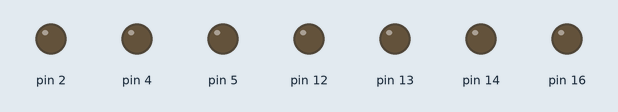
A sketch run on a simulated Arduino Uno, built with avr-gcc and run on an emulated ATmega328P. On the bench: output pins drawn as LEDs (lit = HIGH). What the sketch prints to the serial monitor is not drawn.

Above: at 0.05 s.
At 1.6 s:
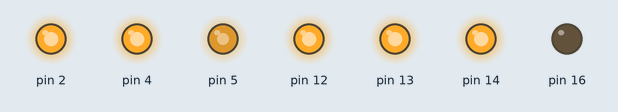
At 3.2 s:
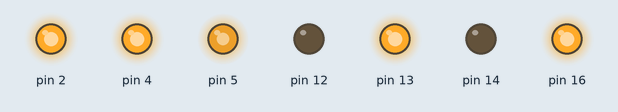
At 6.3 s:
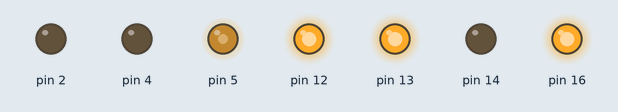
At 9.4 s:
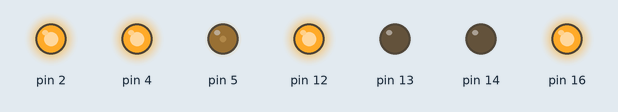
At 12.55 s:
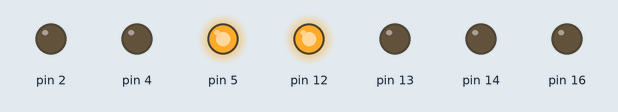
Timing chart, 0 to 16.3 s (numbered marks = the images above):
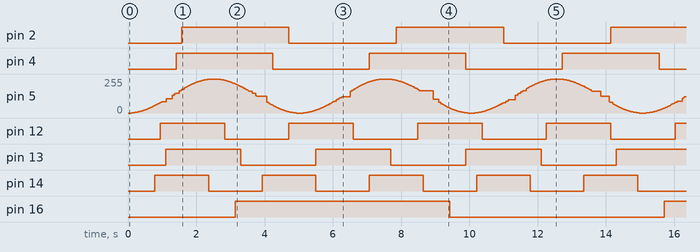

Measured:
- by itself, pin 2: alternates HIGH for 3.1 s and LOW for 3.1 s
- by itself, pin 4: alternates HIGH for 2.8 s and LOW for 2.8 s
- by itself, pin 12: alternates HIGH for 1.9 s and LOW for 1.9 s
- by itself, pin 13: alternates HIGH for 2.2 s and LOW for 2.2 s
- by itself, pin 14: alternates HIGH for 1.6 s and LOW for 1.6 s
- by itself, pin 16: alternates HIGH for 6.3 s and LOW for 6.3 s

The sketch:

walizka_morze.ino
```cpp
//#include <ESP8266WiFi.h>
//#include <ESPAsyncE131.h>
//#include <E131.h>
//const char ssid[] = "Maszt5G";         /* Replace with your SSID */
//const char passphrase[] = "Genowefa42";   /* Replace with your WPA2 passphrase */

//E131 e131;
unsigned long currentMillis;
float m;
float tempo = 1;
float o1, o2, o3, o4, o5, o6, o7;

void setup() {

  pinMode(2, OUTPUT);
  pinMode(4, OUTPUT);
  pinMode(5, OUTPUT);
  pinMode(13, OUTPUT);
  pinMode(12, OUTPUT);
  pinMode(14, OUTPUT);
  pinMode(16, OUTPUT);
  pinMode(13, OUTPUT);

  Serial.begin(115200);
  delay(10);

  /* Choose one to begin listening for E1.31 data */
  //e131.begin(ssid, passphrase);               /* via Unicast on the default port */
  //e131.beginMulticast(ssid, passphrase, 1); /* via Multicast for Universe 1 */
}

void loop() {

  currentMillis = millis();
  m = currentMillis;
  o1 = -128*cos(m/1000)+128;
  o2 = -128*cos(m/900)+128;
  o3 = -128*cos(m/800)+128;
  o4 = -128*cos(m/700)+128;
  o5 = -128*cos(m/600)+128;
  o6 = -128*cos(m/500)+128;
  o7 = -128*cos(m/2000)+128;
    analogWrite(2, o1);
    analogWrite(4, o2);
    analogWrite(5, o3);            // Dimmer data for Channel 1
    analogWrite(13, o4);
    analogWrite(12, o5);
    analogWrite(14, o6);
    analogWrite(16, o7);
    //analogWrite(9, o8);

  Serial.println(o1);
  Serial.println(m);
}
```
